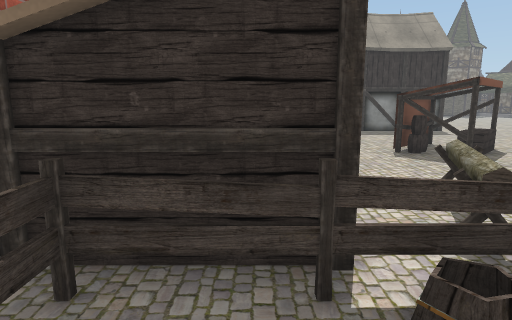
[1] (above)

22 first-person views from a walk through a 3-D level made in the Unity game engine. The camera is 1.5 m above the floor, tilts 10° down and sees 75° across. The floor is counted in squares, 1 m on a side. Each view is taken from the middle of a square. On the plan, view 1 faces up. The plan holds only what a view shows up to about 15 squares ahead; the rest is blank. The place goes on beyond the plan. The player character is not drawn. Some animated figures are left out. Door leaves are left out, so doorways stand open. Some surface patterns are stand-ins.

[2]
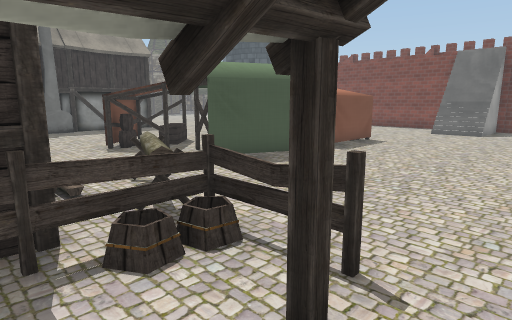

[3]
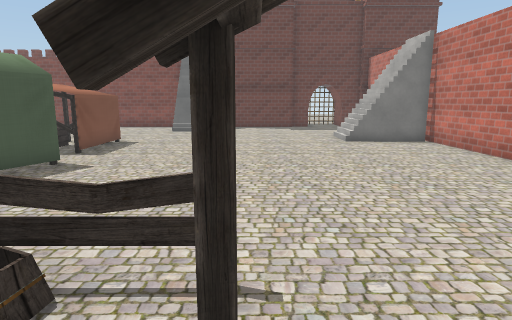

[4]
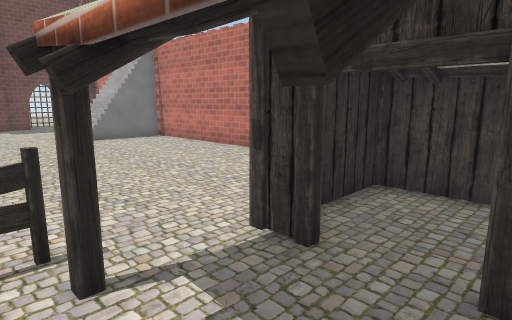

[5]
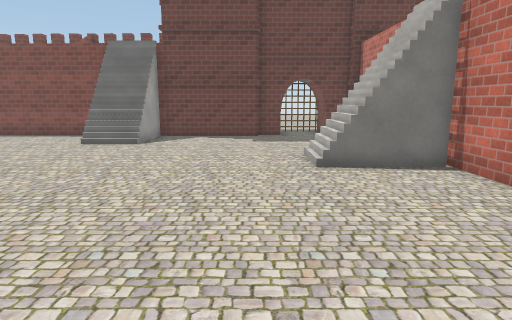

[6]
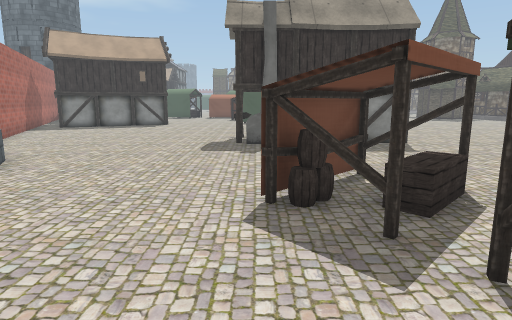

[7]
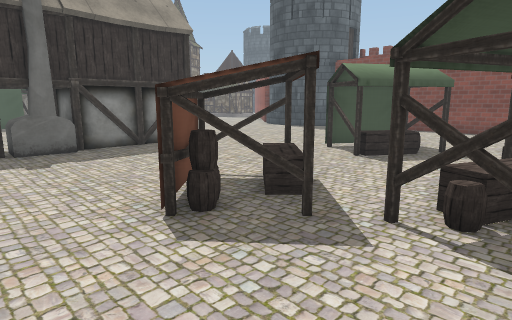

[8]
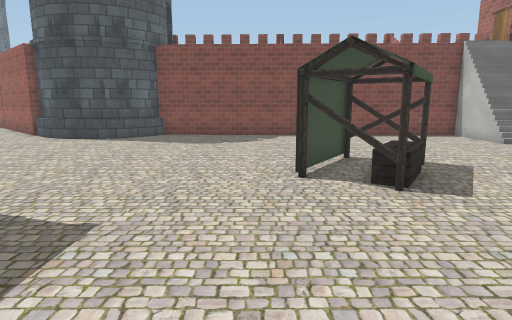

[9]
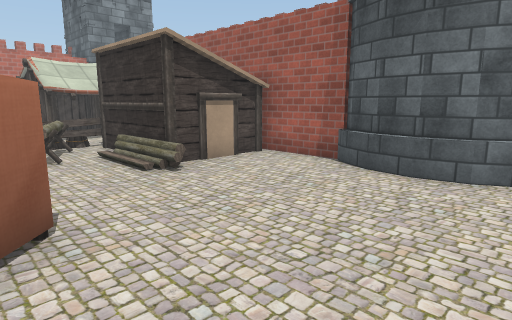

[10]
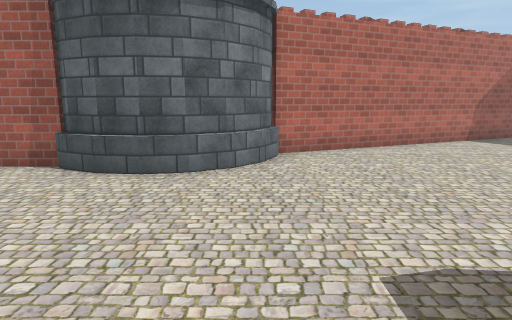

[11]
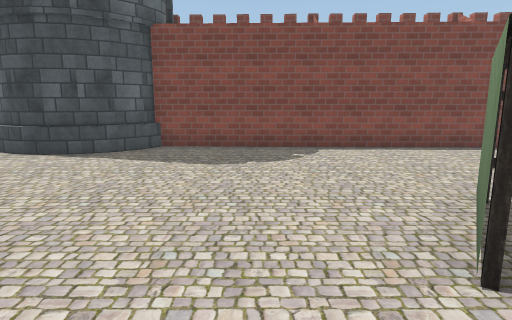

[12]
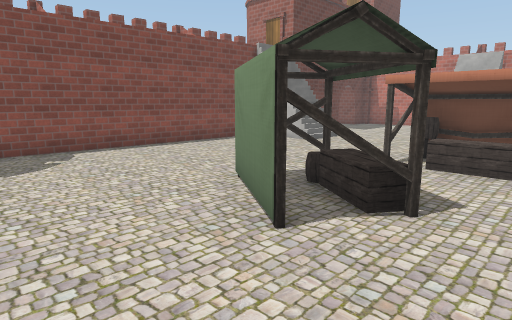

[13]
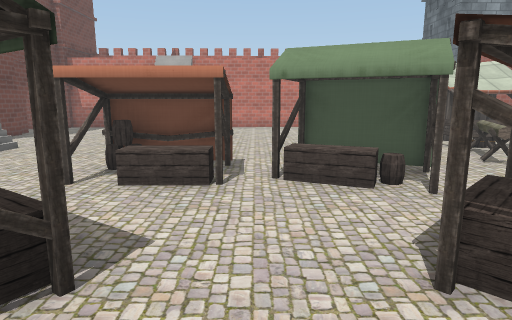

[14]
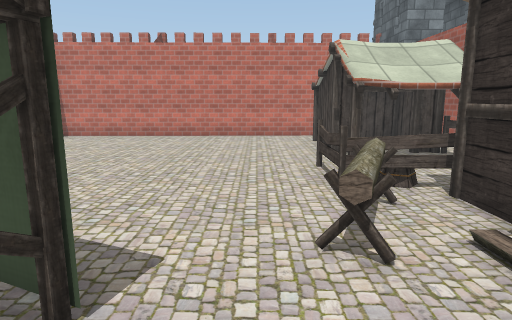

[15]
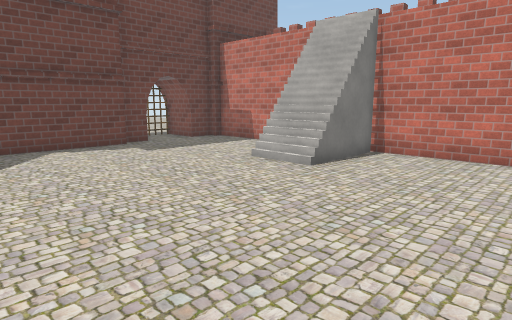

[16]
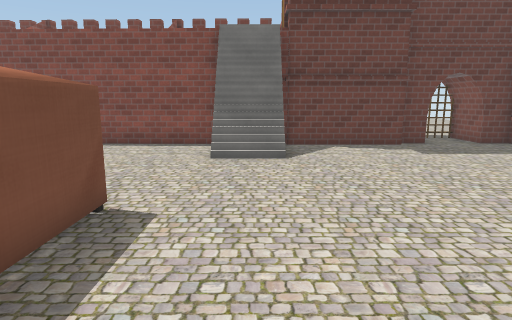

[17]
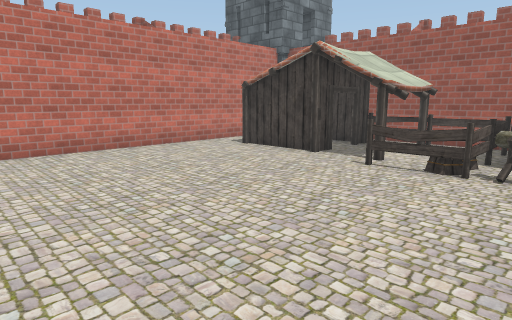

[18]
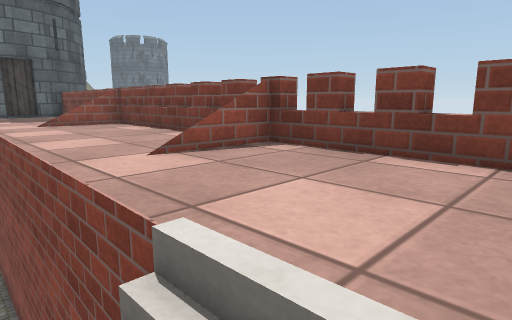

[19]
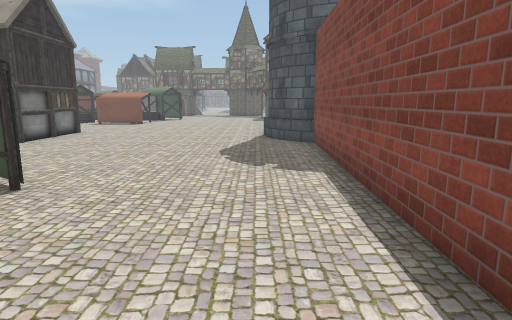

[20]
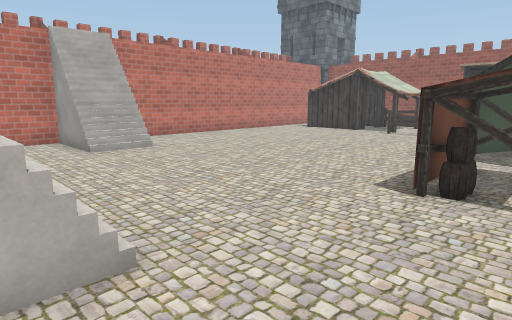

[21]
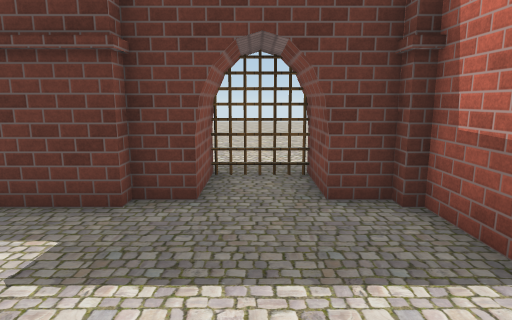

[22]
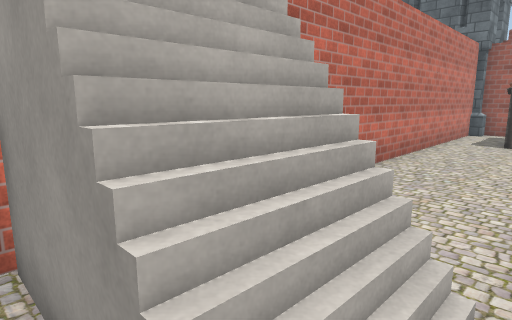

### Floor plan
Key: @ floor where view 1 was taken; # wall or solid block; x gap in a wall; . main floor; : floor 4 m higher than the main floor; / step, stairs or slope; = window, fence, low wall or low ledge; v drop or lower ground; T thing the floor can be seen under or through; W tower.
Columns run from 7 left of view 1 to 25 right of it. Each row starts with its distance up from view 1.
 20 #...........    #........W#
 19 #..........##   #.........##
 18 ##.........##   #.........W#  #
 17  #.........######..........####
 16  ##........................v::v
 15   #........................v::v
 14   ##W......................v: v
 13    ##W.....................v: v
 12     ##............#T.......::=v
 11     ##......TTT...T TT.....:::v
 10     #W......TTT...TTTT.....:::v
  9     #.......TT......T......v::v
  8     #........x.............#::v
  7     #####....###.###.......#::v
  6         #....###.###.......#:=v
  5         #.=...##.###.......#::v
  4         #==.............///:::v
  3     #####=..............///:::
  2     #===#=..............///###
  1     #=...==................#
  0     ###@##.................#
 -1     #==....................#
 -2     ###.##.................#
 -3       #..#.................###vvv
 -4       #..#..........//.......#vvv
 -5       ####..........//.....###vvv
 -6     #W..............//.....#
 -7     ################# ######
 -8                     #
 -9                     #=

Positions as (right, up) in squares from view 1, and headings:
1: (0, 0), facing up
2: (0, -1), facing up-right
3: (0, 0), facing right
4: (-1, 1), facing down-right
5: (5, -2), facing right
6: (4, 5), facing up
7: (2, 6), facing up-right
8: (5, 13), facing right
9: (5, 14), facing down-left
10: (5, 14), facing left
11: (9, 14), facing right
12: (9, 15), facing down-right
13: (9, 13), facing down
14: (4, 8), facing down
15: (8, 3), facing down-right
16: (8, 3), facing right
17: (10, 4), facing down-left
18: (19, 3), facing up-right
19: (18, 5), facing up
20: (18, 7), facing down-left
21: (15, -4), facing right
22: (15, -3), facing down-left
